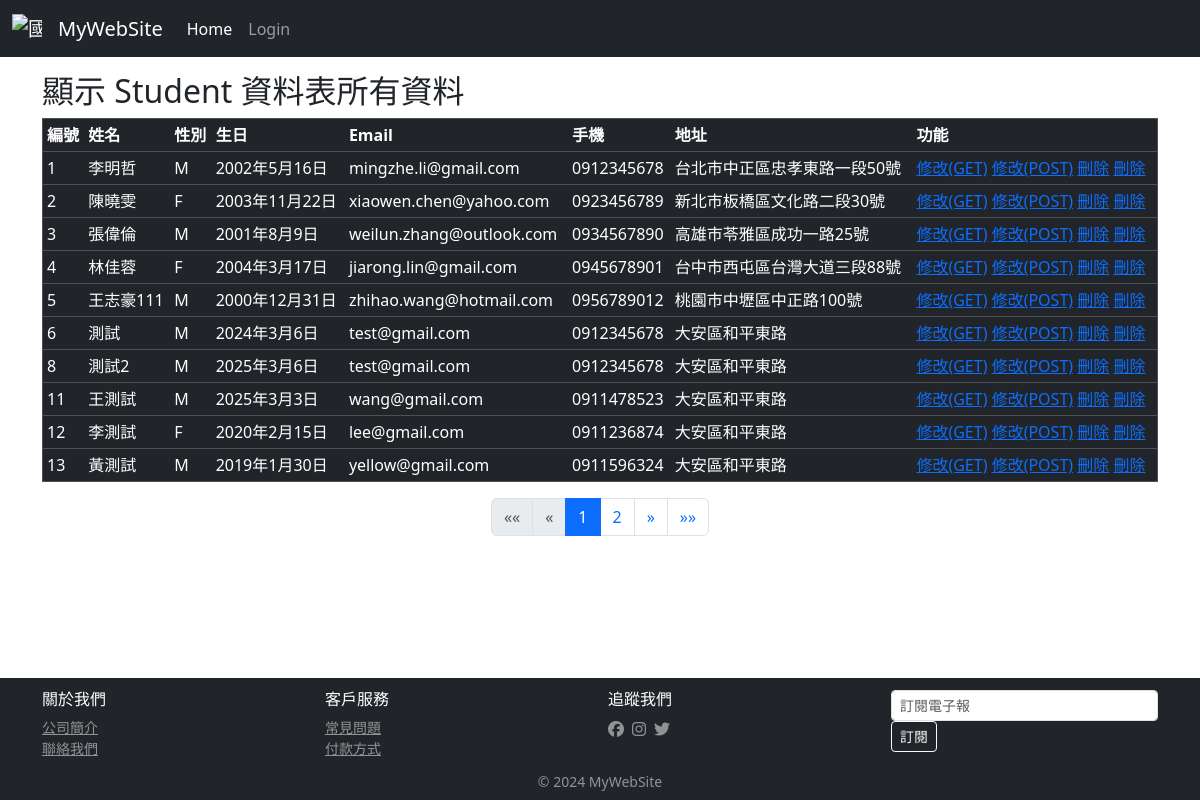
The app's page /students/index/ with its own data.
### students/models.py (models this page shows, shortened)
class Student(models.Model):
    stdName = models.CharField(max_length=20, null=False)
    stdSex = models.CharField(max_length=2, default='M', null=False)
    stdBirth = models.DateField(null=False)
    stdEmail = models.EmailField(max_length=100, blank=True, default="")
    stdPhone = models.CharField(max_length=50, blank=True, default="")
    stdAddr = models.CharField(max_length=255, blank=True, default="")

### students/views.py (the view)
# urls.py: path('students/index/', stdViews.index),
def index(request):
    stdData = Student.objects.all().order_by('id')
    paginator = Paginator(stdData, 10)
    page_number = request.GET.get('page')
    page_obj = paginator.get_page(page_number)
    return render(request, "students/index.html", locals())

### templates/students/index.html (shortened to what this page needs)
{% extends 'base.html' %}
{% block content %}
<h2 align="left">顯示 Student 資料表所有資料</h2>
<table border="1" cellpadding="0" cellspacing="0" class="table table-dark table-sm">
     <th>編號</th><th>姓名</th><th>性別</th><th>生日</th><th>Email</th><th>手機</th><th>地址</th><th>功能</th>
     {% for stdItem in page_obj %}
     <tr>
        <td>{{ stdItem.id }}</td>
        <td>{{ stdItem.stdName }}</td>
        <td>{{ stdItem.stdSex }}</td>
        <td>{{ stdItem.stdBirth }}</td>
        <td>{{ stdItem.stdEmail }}</td>
        <td>{{ stdItem.stdPhone }}</td>
        <td>{{ stdItem.stdAddr }}</td>
        <td>
            <a href="/students/edit/{{ stdItem.id }}/">修改(GET)</a>
            <a href="/students/edit2/{{ stdItem.id }}/load">修改(POST)</a>
            <a href="/students/delete/{{ stdItem.id }}/">刪除</a>
            <a href="javascript:void(0)" onclick="if(confirm('確定要刪除此筆資料嗎?')) window.location.href='/students/delete/{{ stdItem.id }}/'">刪除</a>
        </td>
     </tr>
     {% endfor %}
</table>
<div class="container">
   <nav aria-label="Page navigation">
       <ul class="pagination justify-content-center">
           {% if page_obj.has_previous %}
               <li class="page-item">
                   <a class="page-link" href="?page=1" aria-label="First">
                       <span aria-hidden="true">&laquo;&laquo;</span>
                   </a>
               </li>
               <li class="page-item">
                   <a class="page-link" href="?page={{ page_obj.previous_page_number }}" aria-label="Previous">
                       <span aria-hidden="true">&laquo;</span>
                   </a>
               </li>
           {% else %}
               <li class="page-item disabled">
                   <span class="page-link">&laquo;&laquo;</span>
               </li>
               <li class="page-item disabled">
                   <span class="page-link">&laquo;</span>
               </li>
           {% endif %}
           {% for num in page_obj.paginator.page_range %}
               {% if page_obj.number == num %}
                   <li class="page-item active">
                       <span class="page-link">{{ num }}</span>
                   </li>
               {% elif num > page_obj.number|add:'-3' and num < page_obj.number|add:'3' %}
                   <li class="page-item">
                       <a class="page-link" href="?page={{ num }}">{{ num }}</a>
                   </li>
               {% endif %}
           {% endfor %}
           {% if page_obj.has_next %}
               <li class="page-item">
                   <a class="page-link" href="?page={{ page_obj.next_page_number }}" aria-label="Next">
                       <span aria-hidden="true">&raquo;</span>
                   </a>
               </li>
               <li class="page-item">
                   <a class="page-link" href="?page={{ page_obj.paginator.num_pages }}" aria-label="Last">
                       <span aria-hidden="true">&raquo;&raquo;</span>
                   </a>
               </li>
           {% endif %}
       </ul>
   </nav>
</div>
{% endblock %}

### templates/base.html (shortened to what this page needs)
<!DOCTYPE html>
<html>
    <head>
        {% load static %}
        <link href="{% static 'css/style.css' %}" rel="stylesheet" type="text/css">
        <link href="https://cdn.jsdelivr.net/npm/bootstrap@5.3.3/dist/css/bootstrap.min.css" rel="stylesheet" integrity="sha384-
QWTKZyjpPEjISv5WaRU9OFeRpok6YctnYmDr5pNlyT2bRjXh0JMhjY6hW+ALEwIH">
        <link rel="stylesheet" href="https://cdnjs.cloudflare.com/ajax/libs/font-awesome/6.5.1/css/all.min.css">
    </head>
    <body class="d-flex flex-column min-vh-100">
        <nav class="navbar navbar-expand-md navbar-dark bg-dark fixed-top">
            <div class="container-fluid">
                <a class="navbar-brand">
                    <img src="https://www.ntue.edu.tw/var/file/0/1000/img/368/footlogo.png" width="30" height="30" class="d-inline-block align-text-top" alt="國北教大">
                </a>
                <a class="navbar-brand" href="/">MyWebSite</a>
                <div class="collapse navbar-collapse" id="navbarsExampleDefault">
                    <ul class="navbar-nav me-auto mb-2 mb-md-0">
                        <li class="nav-item">
                            <a class="nav-link active" aria-current="page" href="/students/index/">Home</a>
                        </li>
                        {% if request.session.username %}
                        <li class="nav-item dropdown">
                            <a class="nav-link dropdown-toggle" href="#" role="button" data-bs-toggle="dropdown" aria-expanded="false">
                                Students
                            </a>
                            <ul class="dropdown-menu">
                                <li><a class="dropdown-item" href="/students/index/">Students</a></li>
                                <li><a class="dropdown-item" href="/students/stdSearch/">SearchStudent</a></li>
                                <li><hr class="dropdown-divider"></li>
                                <li><a class="dropdown-item" href="/students/stdFormModel/">AddStudentModel</a></li>
                                <li><a class="dropdown-item" href="/students/stdForm/">AddStudent</a></li>
                            </ul>
                        </li>
                        {% else %}
                        <li class="nav-item">
                            <a class="nav-link" href="/cookiessessions/login/">Login</a>
                        </li>
                        {% endif %}
                    </ul>
                </div>
            </div>
        </nav>
        <br>
        <br>
        <br>
        <main class="container flex-grow-1">
            <div id="content">
                {% block content %}{% endblock %}
            </div>
        </main>
    </body>
    <footer class="footer mt-auto py-2 bg-dark text-white">
        <div class="container">
            <div class="row row-cols-1 row-cols-sm-2 row-cols-md-4 g-3 py-1">
                <div class="col">
                    <h6>關於我們</h6>
                    <ul class="list-unstyled small mb-0">
                        <li><a href="#" class="text-white-50">公司簡介</a></li>
                        <li><a href="#" class="text-white-50">聯絡我們</a></li>
                    </ul>
                </div>
                <div class="col">
                    <h6>客戶服務</h6>
                    <ul class="list-unstyled small mb-0">
                        <li><a href="#" class="text-white-50">常見問題</a></li>
                        <li><a href="#" class="text-white-50">付款方式</a></li>
                    </ul>
                </div>
                <div class="col">
                    <h6>追蹤我們</h6>
                    <div class="d-flex gap-2">
                        <a href="#" class="text-white-50"><i class="fab fa-facebook"></i></a>
                        <a href="#" class="text-white-50"><i class="fab fa-instagram"></i></a>
                        <a href="#" class="text-white-50"><i class="fab fa-twitter"></i></a>
                    </div>
                </div>
                <div class="col">
                    <div class="input-group input-group-sm">
                        <input type="email" class="form-control form-control-sm" placeholder="訂閱電子報">
                    </div>
                    <button class="btn btn-sm btn-outline-light" type="button">訂閱</button>
                </div>
            </div>
        </div>
        <div class="text-center mt-2">
            <p class="small text-white-50 mb-0">&copy; 2024 MyWebSite</p>
        </div>
    </footer>
</html>

### static/css/style.css (style rules this page uses)
html, body { margin: 0; padding: 0; height: 100%; border: none; }
body { margin-left: 0px; margin-top: 0px; margin-right: 0px; margin-bottom: 0px; background-image: url(images/bg.gif); }

### records on screen
Student: id "1", stdName "李明哲", stdSex "M", stdBirth "2002年5月16日", stdEmail "mingzhe.li@gmail.com", stdPhone "0912345678", stdAddr "台北市中正區忠孝東路一段50號"
Student: id "2", stdName "陳曉雯", stdSex "F", stdBirth "2003年11月22日", stdEmail "xiaowen.chen@yahoo.com", stdPhone "0923456789", stdAddr "新北市板橋區文化路二段30號"
Student: id "3", stdName "張偉倫", stdSex "M", stdBirth "2001年8月9日", stdEmail "weilun.zhang@outlook.com", stdPhone "0934567890", stdAddr "高雄市苓雅區成功一路25號"
Student: id "4", stdName "林佳蓉", stdSex "F", stdBirth "2004年3月17日", stdEmail "jiarong.lin@gmail.com", stdPhone "0945678901", stdAddr "台中市西屯區台灣大道三段88號"
Student: id "5", stdName "王志豪111", stdSex "M", stdBirth "2000年12月31日", stdEmail "zhihao.wang@hotmail.com", stdPhone "0956789012", stdAddr "桃園市中壢區中正路100號"
Student: id "6", stdName "測試", stdSex "M", stdBirth "2024年3月6日", stdEmail "test@gmail.com", stdPhone "0912345678", stdAddr "大安區和平東路"
Student: id "8", stdName "測試2", stdSex "M", stdBirth "2025年3月6日", stdEmail "test@gmail.com", stdPhone "0912345678", stdAddr "大安區和平東路"
Student: id "11", stdName "王測試", stdSex "M", stdBirth "2025年3月3日", stdEmail "wang@gmail.com", stdPhone "0911478523", stdAddr "大安區和平東路"
Student: id "12", stdName "李測試", stdSex "F", stdBirth "2020年2月15日", stdEmail "lee@gmail.com", stdPhone "0911236874", stdAddr "大安區和平東路"
Student: id "13", stdName "黃測試", stdSex "M", stdBirth "2019年1月30日", stdEmail "yellow@gmail.com", stdPhone "0911596324", stdAddr "大安區和平東路"

### other values on screen
{{ num }} "1"
{{ num }} "2"
